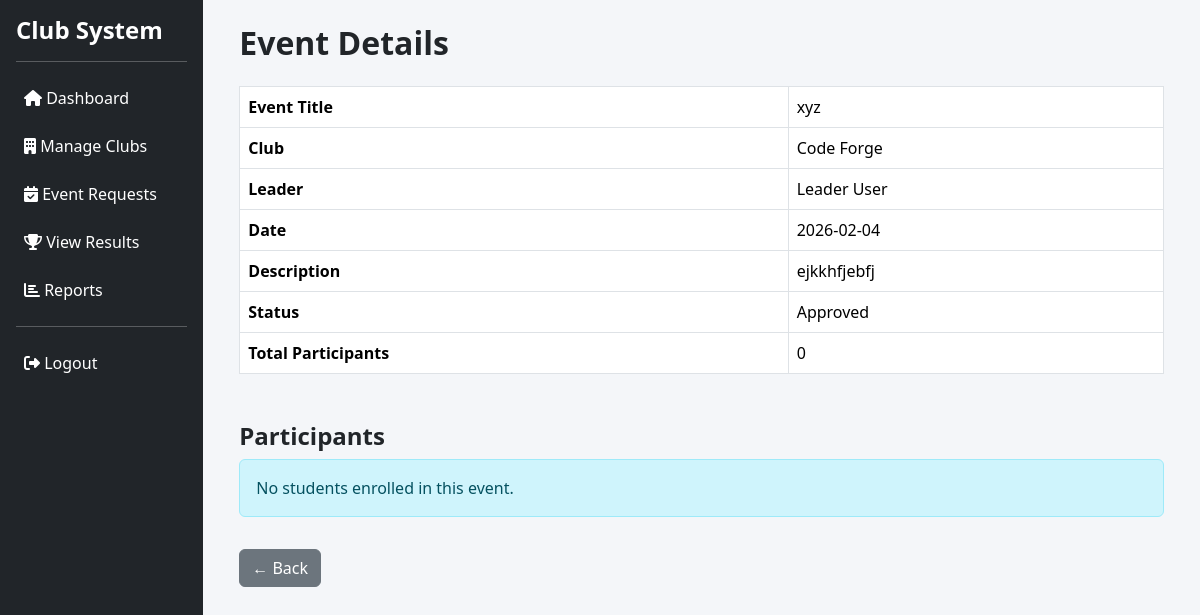
Page /admin/event_view.php?id=6 (signed in) on the committed database.
### tables this page shows
CREATE TABLE `events` (
  `event_id` int(11) NOT NULL,
  `club_id` int(11) NOT NULL,
  `created_by` int(11) NOT NULL,
  `title` varchar(150) NOT NULL,
  `description` text DEFAULT NULL,
  `event_date` date DEFAULT NULL,
  `approval_status` enum('pending','approved','rejected') DEFAULT 'pending',
  `created_at` timestamp NOT NULL DEFAULT current_timestamp()
);

CREATE TABLE `clubs` (
  `club_id` int(11) NOT NULL,
  `club_name` varchar(100) NOT NULL,
  `description` text DEFAULT NULL,
  `leader_id` int(11) DEFAULT NULL,
  `faculty_id` int(11) DEFAULT NULL,
  `created_at` timestamp NOT NULL DEFAULT current_timestamp()
);

CREATE TABLE `users` (
  `user_id` int(11) NOT NULL,
  `name` varchar(100) NOT NULL,
  `email` varchar(100) NOT NULL,
  `password` varchar(255) NOT NULL,
  `role` enum('admin','leader','student','faculty') NOT NULL,
  `status` enum('active','inactive') DEFAULT 'active',
  `created_at` timestamp NOT NULL DEFAULT current_timestamp(),
  `reset_token` varchar(255) DEFAULT NULL,
  `reset_token_expiry` datetime DEFAULT NULL
);

### src/admin/event_view.php (the view, shortened to what this page needs)
<?php
include "../config/db.php";
include "../includes/header.php";
include "../includes/sidebar.php";
$event_id = $_GET['id'] ?? 0;
$event = mysqli_fetch_assoc(mysqli_query($conn, "
    SELECT e.*, c.club_name, u.name AS leader_name
    FROM events e
    JOIN clubs c ON e.club_id = c.club_id
    JOIN users u ON e.created_by = u.user_id
    WHERE e.event_id = '$event_id'
"));
$participants = mysqli_query($conn, "
    SELECT u.name, u.email, ep.enrolled_at
    FROM event_participants ep
    JOIN users u ON ep.student_id = u.user_id
    WHERE ep.event_id = '$event_id'
    ORDER BY u.name ASC
");
$total_participants = mysqli_num_rows($participants);
?>
<div class="container-fluid">
<h2 class="mb-4">Event Details</h2>
<table class="table table-bordered">
<tr><th>Event Title</th><td><?= $event['title'] ?></td></tr>
<tr><th>Club</th><td><?= $event['club_name'] ?></td></tr>
<tr><th>Leader</th><td><?= $event['leader_name'] ?></td></tr>
<tr><th>Date</th><td><?= $event['event_date'] ?></td></tr>
<tr><th>Description</th><td><?= $event['description'] ?></td></tr>
<tr><th>Status</th><td><?= ucfirst($event['approval_status']) ?></td></tr>
<tr><th>Total Participants</th><td><?= $total_participants ?></td></tr>
</table>
<h4 class="mt-5">Participants</h4>
<?php if($total_participants == 0){ ?>
    <div class="alert alert-info">No students enrolled in this event.</div>
<?php } ?>
<a href="javascript:history.back()" class="btn btn-secondary mt-3">← Back</a>
</div>
<?php include "../includes/footer.php"; ?>

### src/assets/css/style.css (style rules this page uses)
body { background-color: #f4f6f9; font-family: 'Segoe UI', sans-serif; }
.table { background: #fff; }
h2, h4, h5 { font-weight: 600; }

### rows in the picture
events: title "xyz", club.club_name "Code Forge", created_by.name "Leader User", event_date "2026-02-04", description "ejkkhfjebfj", approval_status "Approved"

### other values in the picture
$total_participants "0"
